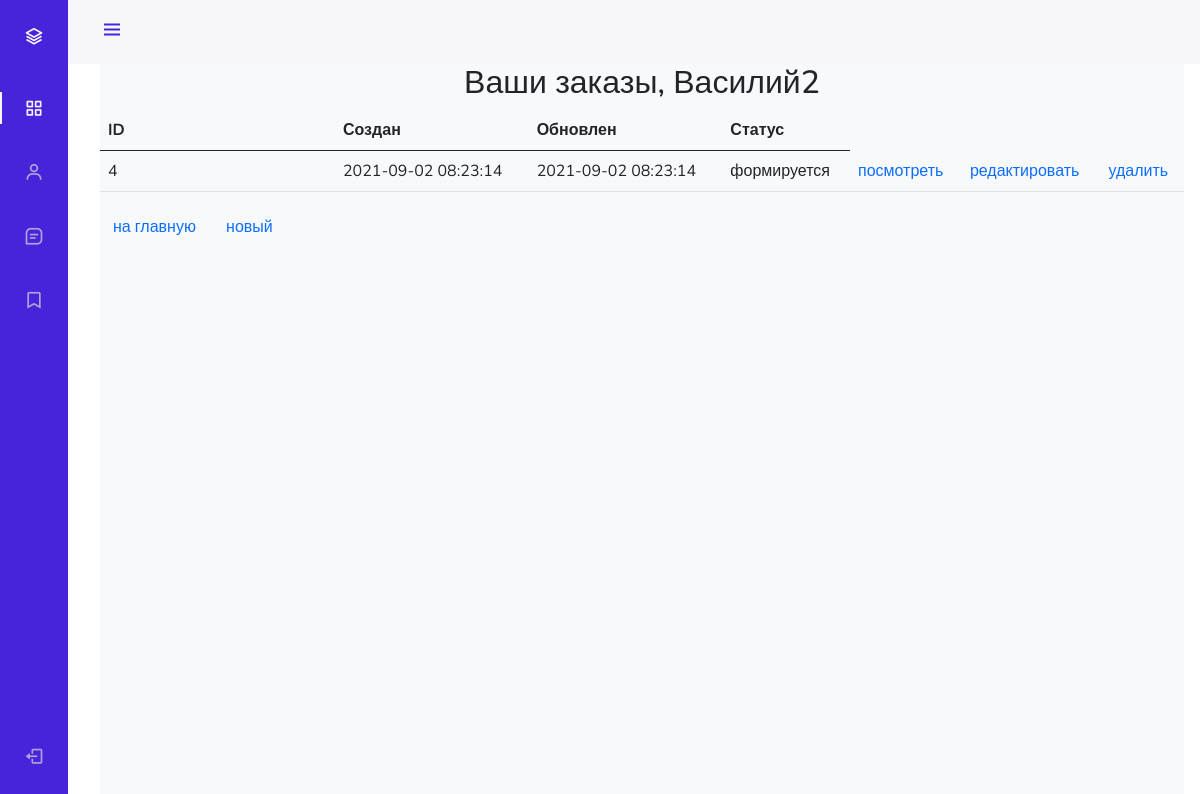
Screenshot of /order/ (signed in) with the database file from the repository.
### authapp/models.py (models this page shows, shortened)
class ShopUser(AbstractUser):
    avatar = models.ImageField(upload_to='users_avatars', blank=True)
    age = models.PositiveIntegerField(verbose_name='возраст', default=18)
    activation_key = models.CharField(
        max_length=128,
        blank=True,
    )
    activation_key_expires = models.DateTimeField(
        default=(now() + timedelta(hours=48))
    )

### ordersapp/models.py (models this page shows, shortened)
class Order(models.Model):
    FORMING = 'FM'
    SENT_TO_PROCEED = 'STP'
    PROCEEDED = 'PRD'
    PAID = 'PD'
    READY = 'RDY'
    CANCEL = 'CNC'
    ORDER_STATUS_CHOICES = (
        (FORMING, 'формируется'),
        (SENT_TO_PROCEED, 'отправлено в обработку'),
        (PROCEEDED, 'обрабатывается'),
        (PAID, 'оплачен'),
        (READY, 'готов к выдаче'),
        (CANCEL, 'отменен'),
    )
    user = models.ForeignKey(
        settings.AUTH_USER_MODEL,
        on_delete=models.CASCADE,
    )
    created = models.DateTimeField(
        verbose_name='создан',
        auto_now_add=True,
    )
    updated = models.DateTimeField(
        verbose_name='обновлен',
        auto_now=True,
    )
    status = models.CharField(
        verbose_name='статус',
        max_length=3,
        choices=ORDER_STATUS_CHOICES,
        default=FORMING,
    )
    is_active = models.BooleanField(
        verbose_name='активен',
        default=True
    )
    class Meta:
        ordering = ('-created',)
        verbose_name = 'заказ'
        verbose_name_plural = 'заказы'

### ordersapp/views.py (the view)
# urls.py: path('', OrderList.as_view(), name='orders_list'),
class OrderList(LoginRequiredMixin, ListView):
    model = Order
    def get_queryset(self):
        return Order.objects.filter(user=self.request.user)

### mainapp/context_processors.py (called while the page is built)
def basket(request):
    print('Привет, это контекстный процессор')
    basket = []
    if request.user.is_authenticated:
        basket = Basket.objects.filter(user=request.user)
    return {
        'basket': basket,
    }

### ordersapp/templates/ordersapp/order_list.html
{% extends 'adminapp/base.html' %}
{% load static %}
{% block content %}
   <div class="h2 text-center head">
       Ваши заказы,
       {% if user.first_name %}
           {{ user.first_name|title}}
       {% else %}
           Пользователь
       {% endif %}
   </div>
   <table class="table orders_list">
       <thead>
         <tr>
           <th>ID</th>
           <th>Создан</th>
           <th>Обновлен</th>
           <th>Статус</th>
         </tr>
       </thead>
       <tbody>
           {% for item in object_list %}
               {% if item.is_active %}
               <tr>
                   <td class="td1 orders_list">{{ item.pk }}</td>
                   <td>{{ item.created|date:"Y-m-d H:i:s" }}</td>
                   <td>{{ item.updated|date:"Y-m-d H:i:s" }}</td>
                   <td>{{ item.get_status_display }}</td>
                   <td>
                       <a href="{% url 'order:order_read' item.pk %}">
                           посмотреть
                       </a>
                   </td>
                   <td>
                       {% if item.status == 'FM' %}
                         <a href="{% url 'order:order_update' item.pk %}">
                           редактировать
                         </a>
                       {% endif %}
                   </td>
                   <td>
                       {% if item.status == 'FM' %}
                         <a href="{% url 'order:order_delete' item.pk %}">
                             удалить
                         </a>
                       {% endif %}
                   </td>
               </tr>
               {% endif %}
           {% endfor %}
       </tbody>
   </table>
   <button class="btn btn-default btn-round">
       <a href="{% url 'index' %}">
           на главную
       </a>
   </button>
   <button class="btn btn-default btn-round">
       <a href="{% url 'order:order_create' %}">
           новый
       </a>
   </button>
{% endblock %}

### geekshop/static/geekshop/style.css (style rules this page uses)
* { margin: 0; padding: 0; }
body { font-family: 'Montserrat', sans-serif; }
html, body { height: 100%; }
table { width: 100%; }
td:first-child { width: 235px; }

### adminapp/static/adminapp/css/style.css (style rules this page uses)
:root { --header-height: 3rem; --nav-width: 68px; --first-color: #4723D9; --first-color-light: #AFA5D9; --white-color: #F7F6FB; --body-font: 'Nunito', sans-serif; --normal-font-size: 1rem; --z-fixed: 100 }
body { position: relative; margin: var(--header-height) 0 0 0; padding: 0 1rem; font-family: var(--body-font); font-size: var(--normal-font-size); transition: .5s }
a { text-decoration: none }
@media screen and (min-width: 768px) { body { margin: calc(var(--header-height) + 1rem) 0 0 0; padding-left: calc(var(--nav-width) + 2rem) } }

### rows the page displays
ShopUser: first_name "Василий2"
Order: pk "4", created "2021-09-02 08:23:14", updated "2021-09-02 08:23:14", status "формируется", shows "редактировать", shows "удалить"
